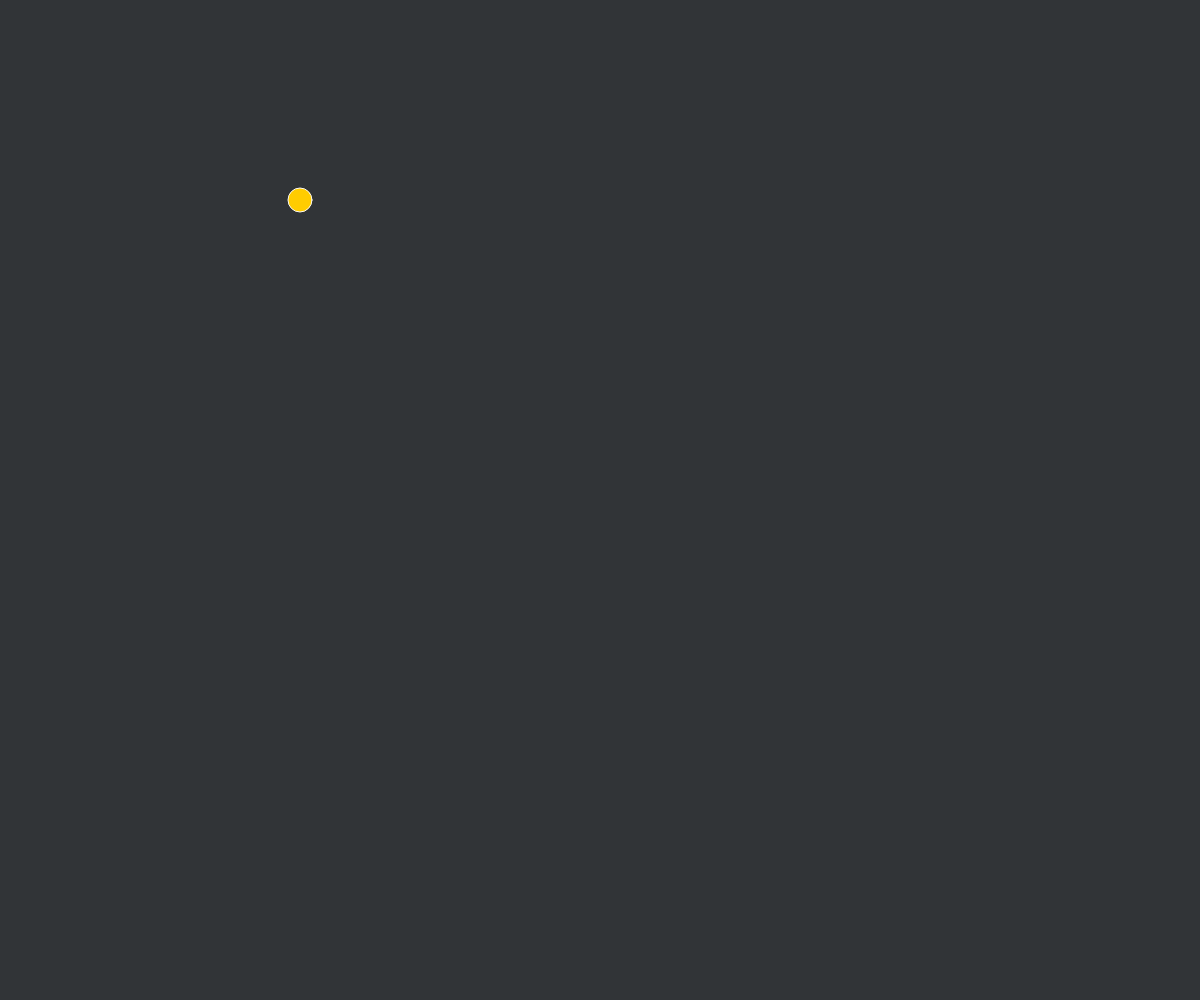
Frame 1 (no input)
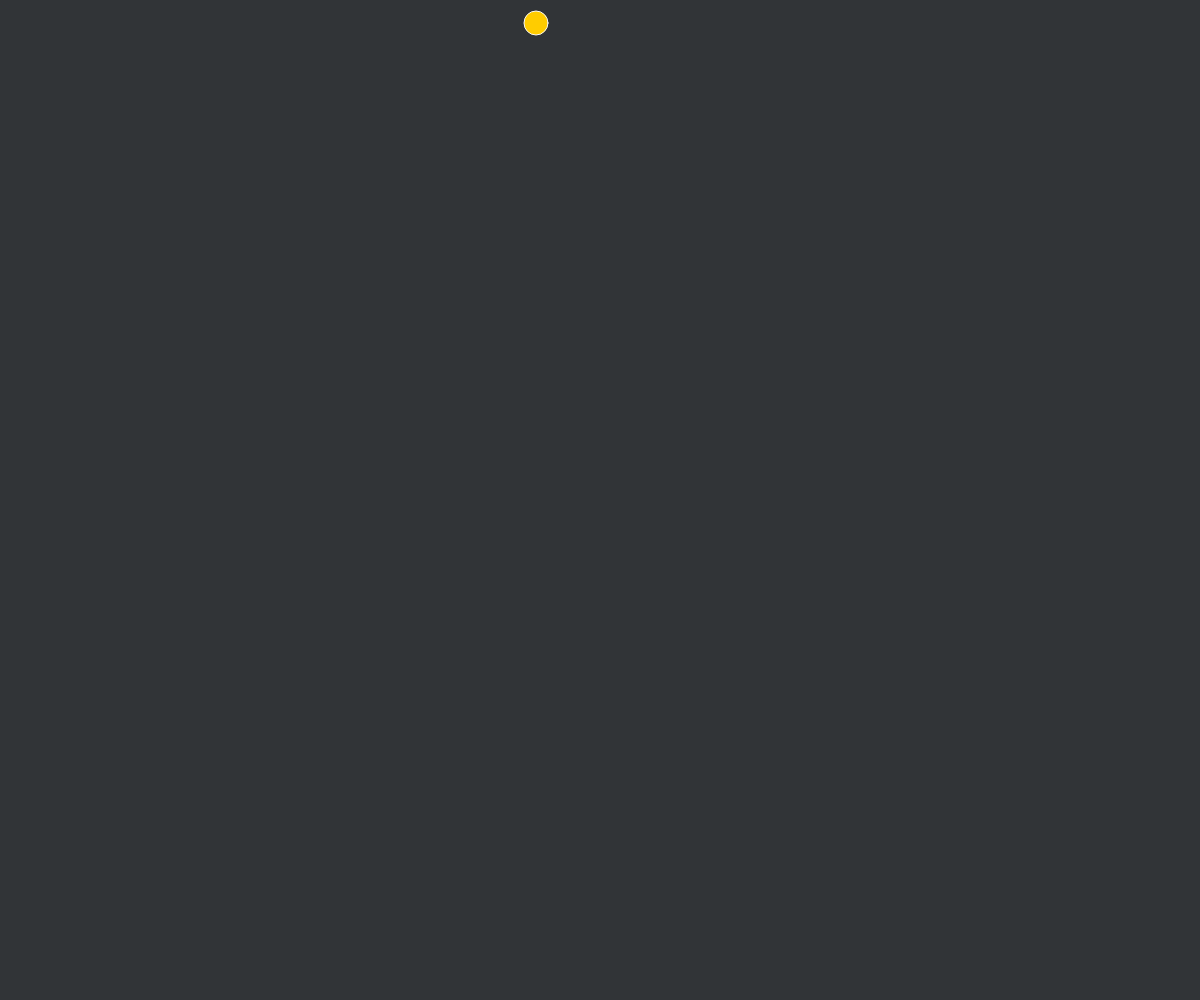
Frame 60 (no input)
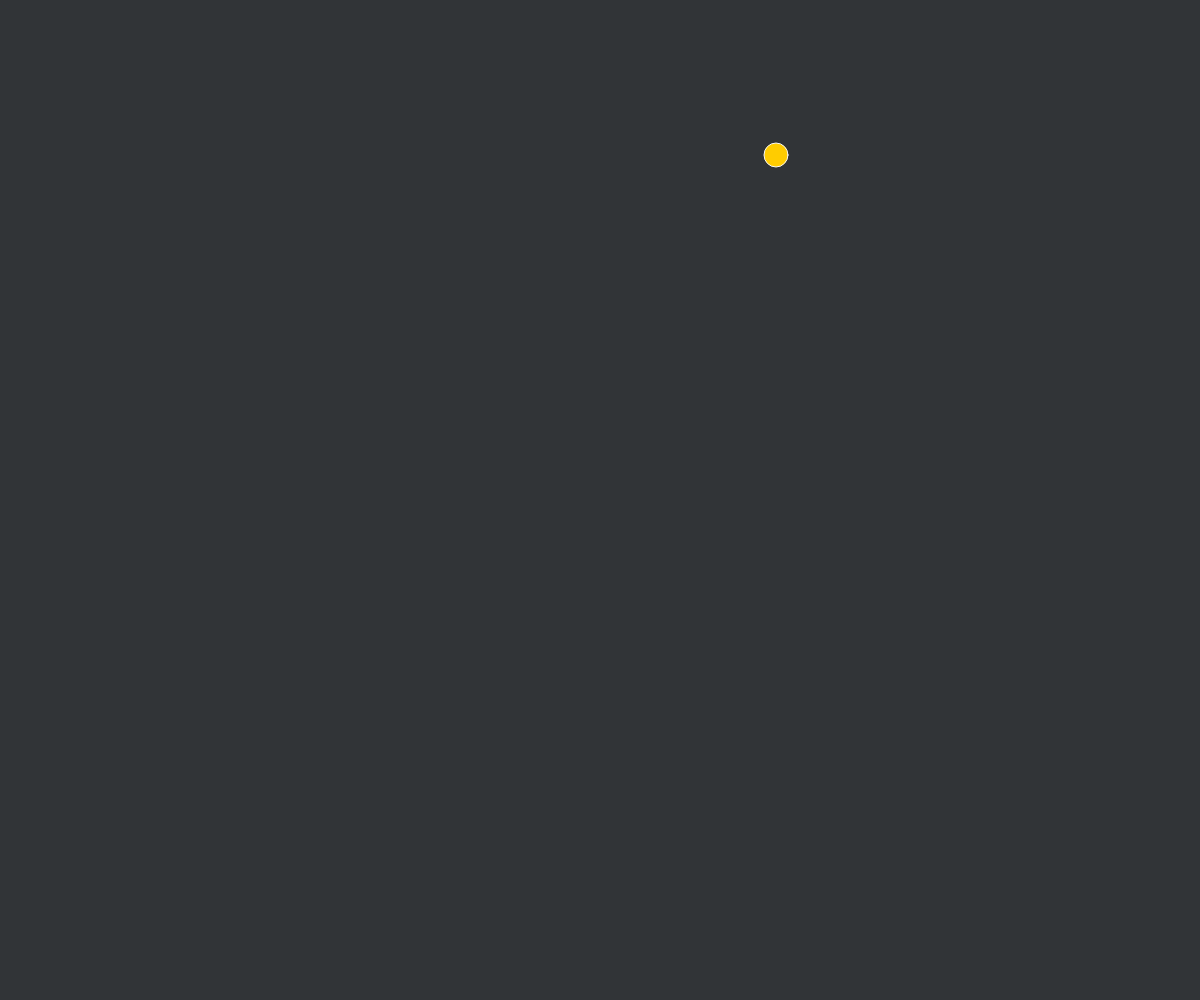
Frame 120 (the mouse pressed at the canvas centre since frame 60)

The p5.js sketch that drew these frames (run headless with seeded random() and noise() and a simulated clock; from frame 60 on, the mouse is pressed at the canvas centre):

// p5.js sketch
// ── sketch.js
// 5.1 functions basics
var ball = {
  x: 300,
  y: 200,
  xspeed: 4,
  yspeed: -3
}

function setup() {
  createCanvas(windowWidth, windowHeight)
}

function draw() {
  background('#313437')
  display()
  move()
  bounce()
}

function move() {
  ball.x = ball.x + ball.xspeed
  ball.y = ball.y + ball.yspeed
}

function bounce() {
  if (ball.x > width || ball.x < 0) {
    ball.xspeed = ball.xspeed * -1
  }
  if (ball.y > height || ball.y < 0) {
    ball.yspeed = ball.yspeed * -1
  }
}

function display() {
  stroke('#F7F7F7')
  strokeWeight(1)
  fill('#ffcc00')
  ellipse(ball.x, ball.y, 24, 24)
}

// --- END ---
